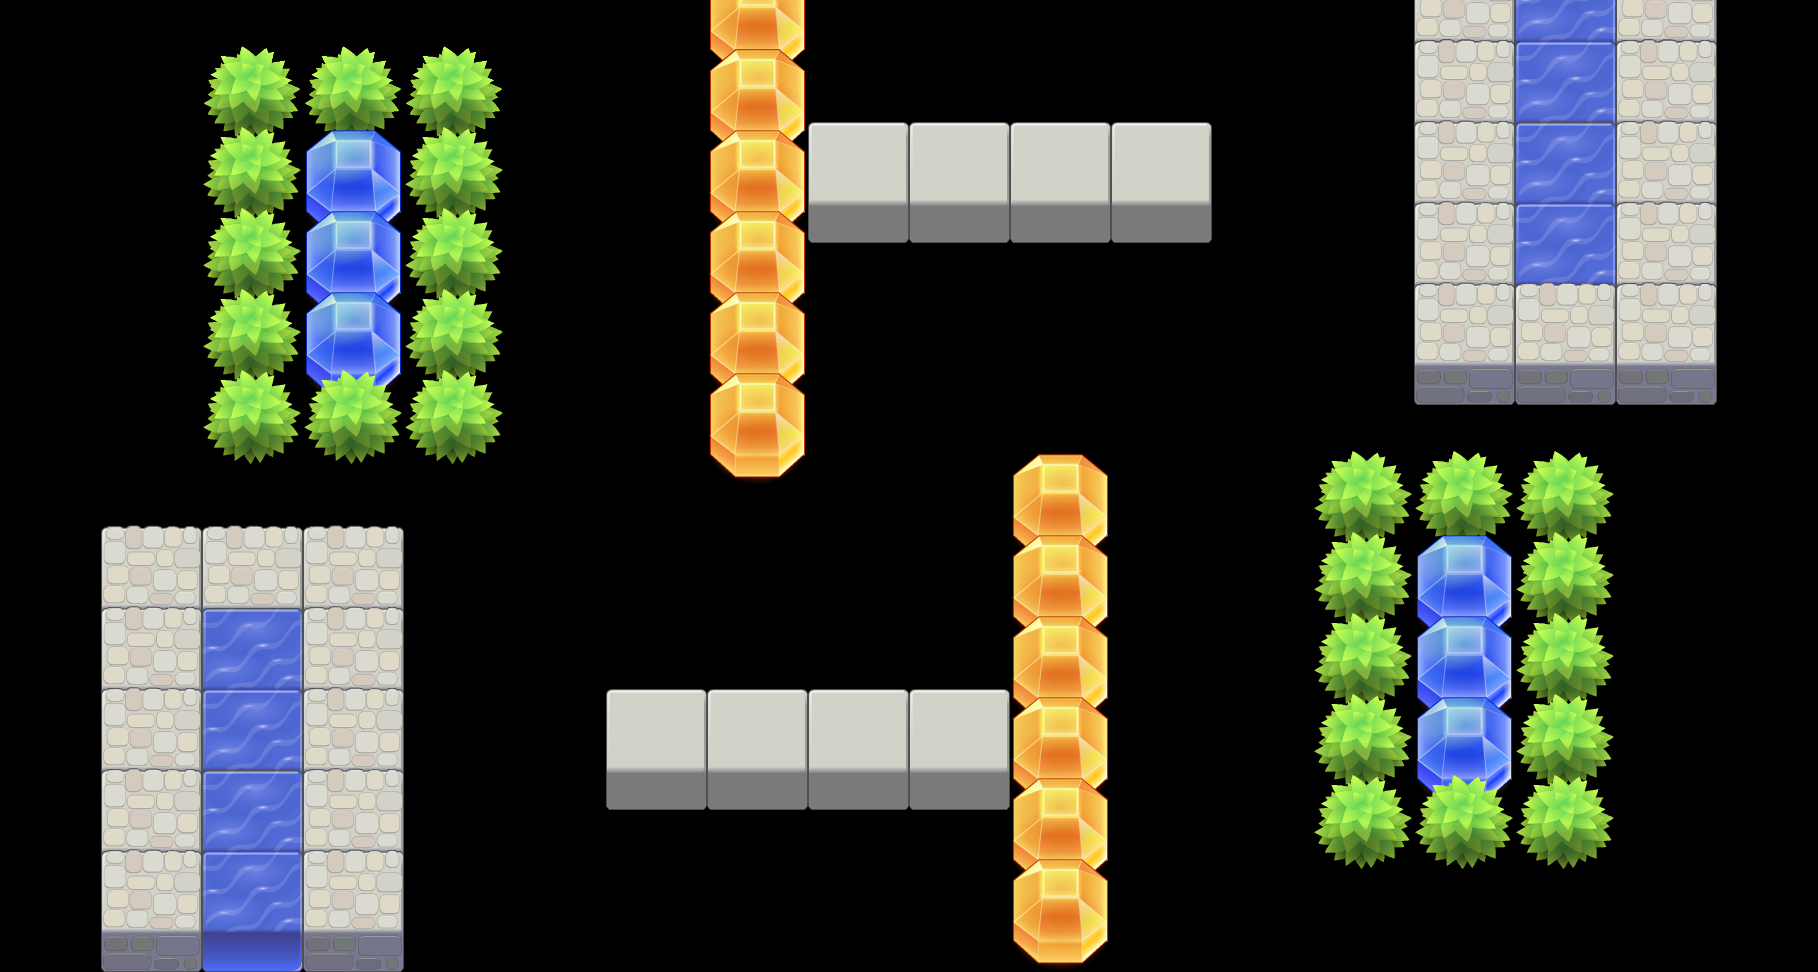

This game map was drawn from its Tiled (.tmx) file and the tilesets committed beside it. A one-line description and the trimmed map source follow:
An orthogonal 18x12 tile map with 101x81 px tiles, 1 tile layer (块层 1).

<map version="1.2" tiledversion="1.2.4" orientation="orthogonal" renderorder="right-down" width="18" height="12" tilewidth="101" tileheight="81" infinite="0" nextlayerid="2" nextobjectid="1">
 <tileset firstgid="1" name="test2_2" tilewidth="101" tileheight="171" spacing="2" margin="2" tilecount="45" columns="9">
  <image source="test2_2.png" width="1024" height="1024" />
 </tileset>
 <layer id="1" name="块层 1" width="18" height="12">
  <data>[216 cells, 80 non-empty, 6 distinct tile ids]</data>
 </layer>
</map>
